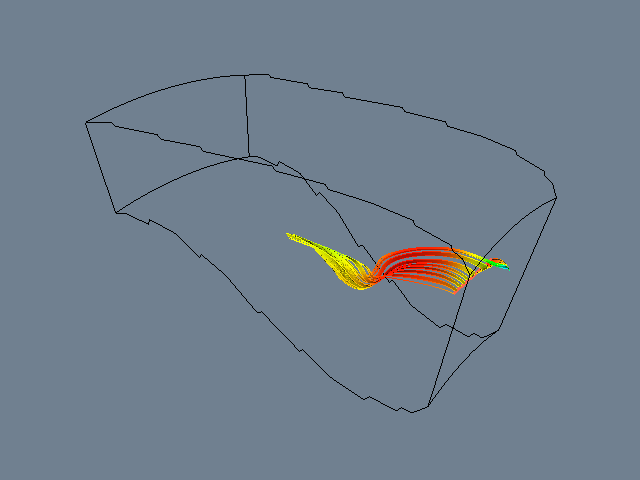

Source code (Python):
#!/usr/bin/env python

# Visualize combustor flow with a stream surface generated from a rake of seed points.

import os
from pathlib import Path

# Factory overrides: importing these modules registers the OpenGL rendering
# and interaction style implementations for vtkRenderingCore factory classes.
import vtkmodules.vtkInteractionStyle  # noqa: F401
import vtkmodules.vtkRenderingOpenGL2  # noqa: F401

# VTK pipeline classes used in this example
from vtkmodules.vtkCommonMath import vtkRungeKutta4
from vtkmodules.vtkFiltersCore import vtkStructuredGridOutlineFilter
from vtkmodules.vtkFiltersFlowPaths import vtkStreamTracer
from vtkmodules.vtkFiltersModeling import vtkRuledSurfaceFilter
from vtkmodules.vtkFiltersSources import vtkLineSource
from vtkmodules.vtkIOParallel import vtkMultiBlockPLOT3DReader
from vtkmodules.vtkRenderingCore import (
    vtkActor,
    vtkPolyDataMapper,
    vtkRenderWindow,
    vtkRenderWindowInteractor,
    vtkRenderer,
)

# Colors (normalized RGB)
slate_gray = (0.439, 0.502, 0.565)
black = (0.0, 0.0, 0.0)
tomato = (1.0, 0.388, 0.278)

# Data directory
data_dir = Path(os.environ.get("VPE_DATA_DIR", Path(__file__).parent))

# Reader: load PLOT3D combustor dataset
pl3d = vtkMultiBlockPLOT3DReader()
pl3d.SetXYZFileName(str(data_dir / "combxyz.bin"))
pl3d.SetQFileName(str(data_dir / "combq.bin"))
pl3d.SetScalarFunctionNumber(100)
pl3d.SetVectorFunctionNumber(202)
pl3d.Update()

sg = pl3d.GetOutput().GetBlock(0)

# Source: rake of seed points as a line across the inlet
rake = vtkLineSource()
rake.SetPoint1(2.0, -2.0, 28.0)
rake.SetPoint2(2.0, 2.0, 28.0)
rake.SetResolution(20)

# Filter: trace streamlines forward from the rake using RK4
rk4 = vtkRungeKutta4()

streamer = vtkStreamTracer()
streamer.SetInputData(sg)
streamer.SetSourceConnection(rake.GetOutputPort())
streamer.SetMaximumPropagation(200)
streamer.SetInitialIntegrationStep(0.2)
streamer.SetIntegrationDirectionToForward()
streamer.SetComputeVorticity(1)
streamer.SetIntegrator(rk4)

# Filter: ruled surface connecting adjacent streamlines
surface = vtkRuledSurfaceFilter()
surface.SetInputConnection(streamer.GetOutputPort())
surface.SetOffset(0)
surface.SetOnRatio(2)
surface.PassLinesOn()
surface.SetRuledModeToResample()
surface.SetResolution(50, 1)
surface.CloseSurfaceOff()

surface_mapper = vtkPolyDataMapper()
surface_mapper.SetInputConnection(surface.GetOutputPort())
surface_mapper.SetScalarRange(sg.GetScalarRange())

surface_actor = vtkActor()
surface_actor.SetMapper(surface_mapper)

# Filter: outline around the structured grid
outline = vtkStructuredGridOutlineFilter()
outline.SetInputData(sg)

outline_mapper = vtkPolyDataMapper()
outline_mapper.SetInputConnection(outline.GetOutputPort())

outline_actor = vtkActor()
outline_actor.SetMapper(outline_mapper)
outline_actor.GetProperty().SetColor(black)

# Rake actor for context
rake_mapper = vtkPolyDataMapper()
rake_mapper.SetInputConnection(rake.GetOutputPort())

rake_actor = vtkActor()
rake_actor.SetMapper(rake_mapper)
rake_actor.GetProperty().SetColor(tomato)
rake_actor.GetProperty().SetLineWidth(3.0)

# Renderer: assemble the scene
renderer = vtkRenderer()
renderer.AddActor(surface_actor)
renderer.AddActor(outline_actor)
renderer.AddActor(rake_actor)
renderer.SetBackground(slate_gray)

# Window: display the rendered scene
render_window = vtkRenderWindow()
render_window.AddRenderer(renderer)
render_window.SetWindowName("stream surface")
render_window.SetMultiSamples(0)
render_window.SetSize(640, 480)

# Scene: configure camera
renderer.GetActiveCamera().SetClippingRange(3.95, 50)
renderer.GetActiveCamera().SetFocalPoint(8.9, 0.6, 29.3)
renderer.GetActiveCamera().SetPosition(-12.3, 31.7, 41.2)
renderer.GetActiveCamera().SetViewUp(0.06, -0.32, 0.95)

# Interactor: handle mouse and keyboard events
render_window_interactor = vtkRenderWindowInteractor()
render_window_interactor.SetRenderWindow(render_window)

# Launch the interactive visualization
render_window_interactor.Initialize()
render_window_interactor.Start()
